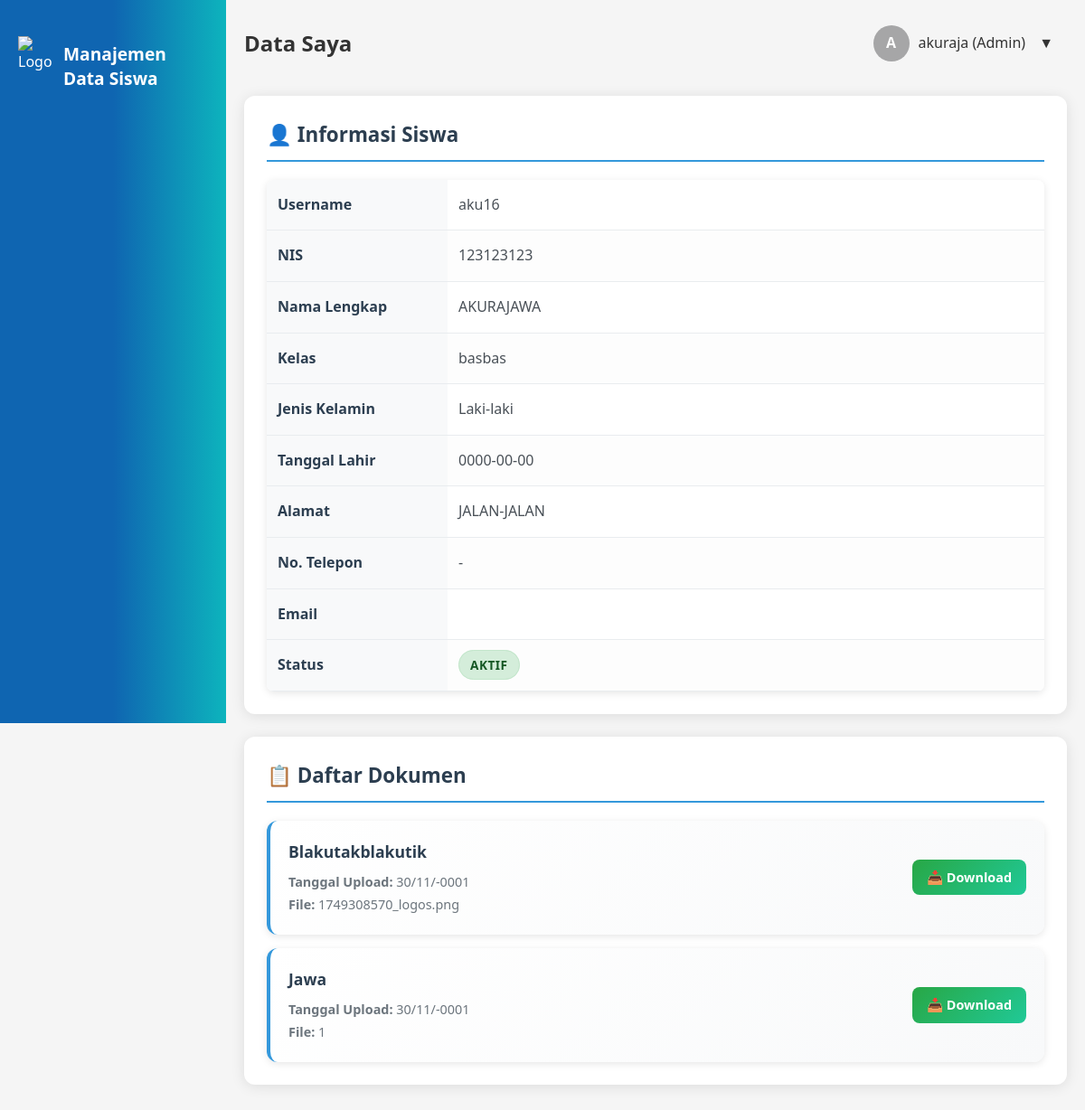
Screenshot of /lihat_dokumen.php?id_siswa=6 (signed in) with the database file from the repository.
### tables this page shows
CREATE TABLE `siswa` (
  `nis` varchar(100) NOT NULL,
  `nisn` varchar(100) NOT NULL,
  `nama` varchar(40) NOT NULL,
  `kelas` varchar(100) NOT NULL,
  `alamat` varchar(60) NOT NULL,
  `email` varchar(100) NOT NULL,
  `foto` varchar(255) NOT NULL,
  `tanggal_lahir` date NOT NULL,
  `jenis_kelamin` enum('Laki-laki','Perempuan') NOT NULL,
  `asal_sekolah` varchar(30) NOT NULL,
  `id_siswa` int(11) NOT NULL,
  `id_akun` int(11) NOT NULL,
  `status` enum('aktif','lulus','keluar') NOT NULL,
  `telepon` varchar(40) NOT NULL
);

CREATE TABLE `akun` (
  `role` enum('siswa','guru','admin') NOT NULL,
  `password` varchar(40) NOT NULL,
  `username` varchar(40) NOT NULL,
  `email` varchar(40) NOT NULL,
  `id_akun` int(11) NOT NULL
);

CREATE TABLE `dokumen` (
  `id_dokumen` int(11) NOT NULL,
  `tanggal_upload` date NOT NULL,
  `file_path` varchar(255) NOT NULL,
  `jenis_dokumen` varchar(40) NOT NULL,
  `id_siswa` int(11) NOT NULL
);

### lihat_dokumen.php (the view, shortened to what this page needs)
<?php
$conn = new mysqli("localhost", "root", "", "mandis");
$username = $_SESSION['username'] ?? 'Guest';
$role = $_SESSION['role'] ?? 'guest';
$initials = '';
if (!empty($_SESSION['username'])) {
    $nameParts = explode(' ', $_SESSION['username']);
    foreach ($nameParts as $part) {
        if ($part !== '') {
            $initials .= strtoupper(substr($part, 0, 1));
        }
    }
}
$siswa_data = null;
$dokumen_data = [];
$target_siswa_id = null;
if ($role === 'siswa') {
    if (!isset($_SESSION['id_siswa'])) {
        $query = "SELECT s.id_siswa FROM siswa s
                  JOIN akun a ON s.id_akun = a.id_akun
                  WHERE a.username = ?";
        $stmt = $conn->prepare($query);
        $stmt->bind_param("s", $_SESSION['username']);
        $stmt->execute();
        $result = $stmt->get_result();
        if ($row = $result->fetch_assoc()) {
            $_SESSION['id_siswa'] = $row['id_siswa'];
        }
    }
    $target_siswa_id = $_SESSION['id_siswa'] ?? null;
} else {
    $target_siswa_id = isset($_GET['id_siswa']) ? (int)$_GET['id_siswa'] : null;
}
if ($target_siswa_id) {
    $query = "SELECT s.*, a.username, a.email as email_akun
              FROM siswa s
              JOIN akun a ON s.id_akun = a.id_akun
              WHERE s.id_siswa = ?";
    $stmt = $conn->prepare($query);
    $stmt->bind_param("i", $target_siswa_id);
    $stmt->execute();
    $result = $stmt->get_result();
    $siswa_data = $result->fetch_assoc();
    $query = "SELECT * FROM dokumen WHERE id_siswa = ? ORDER BY tanggal_upload DESC";
    $stmt = $conn->prepare($query);
    $stmt->bind_param("i", $target_siswa_id);
    $stmt->execute();
    $result = $stmt->get_result();
    $dokumen_data = $result->fetch_all(MYSQLI_ASSOC);
}
?>
<!DOCTYPE html>
<html lang="id">
<head>
    <link rel="stylesheet" href="lihat_dokumen.css">
</head>
<body>
<div class="container">
    <div class="sidebar" id="sidebar">
        <div class="sidebar-header">
            <img src="./img/logos.png" alt="Logo M" class="logo">
            <h3><br>Manajemen<br>Data Siswa</h3>
        </div>
    </div>
    <div class="main">
        <div class="topbar">
            <h2><?= ($role === 'guru') ? 'Data Siswa' : 'Data Saya' ?></h2>
            <div class="dropdown">
                <div class="profile" onclick="toggleDropdown()">
                    <div class="user-avatar"><?= $initials ?></div>
                    <span><?= htmlspecialchars($username) ?> (<?= ucfirst($role) ?>)</span>
                    <span style="margin-left: 5px;">▼</span>
                </div>
            </div>
        </div>
        <?php if ($siswa_data): ?>
        <div class="data-container">
            <h3>👤 Informasi Siswa</h3>
            <table class="data-table">
                <tr>
                    <td class="label-col">Username</td>
                    <td class="value-col"><?= htmlspecialchars($siswa_data['username'] ?? '-') ?></td>
                </tr>
                <tr>
                    <td class="label-col">NIS</td>
                    <td class="value-col"><?= htmlspecialchars($siswa_data['nis'] ?? '-') ?></td>
                </tr>
                <tr>
                    <td class="label-col">Nama Lengkap</td>
                    <td class="value-col"><?= htmlspecialchars($siswa_data['nama'] ?? '-') ?></td>
                </tr>
                <tr>
                    <td class="label-col">Kelas</td>
                    <td class="value-col"><?= htmlspecialchars($siswa_data['kelas'] ?? '-') ?></td>
                </tr>
                <tr>
                    <td class="label-col">Jenis Kelamin</td>
                    <td class="value-col"><?= htmlspecialchars($siswa_data['jenis_kelamin'] ?? '-') ?></td>
                </tr>
                <tr>
                    <td class="label-col">Tanggal Lahir</td>
                    <td class="value-col"><?= htmlspecialchars($siswa_data['tanggal_lahir'] ?? '-') ?></td>
                </tr>
                <tr>
                    <td class="label-col">Alamat</td>
                    <td class="value-col"><?= htmlspecialchars($siswa_data['alamat'] ?? '-') ?></td>
                </tr>
                <tr>
                    <td class="label-col">No. Telepon</td>
                    <td class="value-col"><?= htmlspecialchars($siswa_data['no_telepon'] ?? '-') ?></td>
                </tr>
                <tr>
                    <td class="label-col">Email</td>
                    <td class="value-col"><?= htmlspecialchars($siswa_data['email'] ?? $siswa_data['email_akun'] ?? '-') ?></td>
                </tr>
                <tr>
                    <td class="label-col">Status</td>
                    <td class="value-col">
                        <span class="status-badge status-<?= strtolower($siswa_data['status']) ?>">
                            <?= htmlspecialchars($siswa_data['status'] ?? '-') ?>
                        </span>
                    </td>
                </tr>
            </table>
        </div>
        <?php if ($target_siswa_id): ?>
        <div class="data-container">
            <h3>📋 Daftar Dokumen</h3>
            <?php if (!empty($dokumen_data)): ?>
                <div class="document-list">
                    <?php foreach ($dokumen_data as $doc): ?>
                        <div class="document-item">
                            <div class="document-info">
                                <h4><?= ucwords(str_replace('_', ' ', htmlspecialchars($doc['jenis_dokumen']))) ?></h4>
                                <p><strong>Tanggal Upload:</strong> <?= date('d/m/Y', strtotime($doc['tanggal_upload'])) ?></p>
                                <p><strong>File:</strong> <?= basename($doc['file_path']) ?></p>
                            </div>
                            <div class="document-actions">
                                <a href="<?= htmlspecialchars($doc['file_path']) ?>" target="_blank" class="btn btn-download">
                                    📥 Download
                                </a>
                            </div>
                        </div>
                    <?php endforeach; ?>
                </div>
            <?php else: ?>
                <div class="no-data">
                    Belum ada dokumen yang diupload
                </div>
            <?php endif; ?>
        </div>
        <?php endif; ?>
        <?php endif; ?>
    </div>
</div>
</body>
</html>

### lihat_dokumen.css (style rules this page uses)
* { box-sizing: border-box; margin: 0; padding: 0; }
body { font-family: "Segoe UI", Tahoma, Geneva, Verdana, sans-serif; background-color: #f5f5f5; color: #333; line-height: 1.6; }
.container { display: flex; flex-direction: column; min-height: 100vh; }
.logo { width: 40px; height: 40px; object-fit: contain; }
.sidebar { width: 250px; background: linear-gradient(to right, #0f65b1 50%, #0db4bd 100%); color: white; padding: 20px; position: fixed; height: 100vh; transition: transform 0.3s ease; }
.sidebar-header { display: flex; align-items: center; gap: 10px; margin-bottom: 30px; }
.sidebar h3 { font-size: 1.2em; line-height: 1.4; }
.main { flex: 1; padding: 20px; margin-left: 250px; transition: margin 0.3s ease; }
.topbar { display: flex; justify-content: space-between; align-items: center; margin-bottom: 30px; flex-wrap: wrap; }
.dropdown { position: relative; display: inline-block; }
.profile { display: flex; align-items: center; gap: 10px; cursor: pointer; padding: 8px 15px; border-radius: 4px; transition: background-color 0.3s; }
.user-avatar { width: 40px; height: 40px; border-radius: 50%; background: #a6a6a7; display: flex; align-items: center; justify-content: center; color: white; font-weight: bold; }
.data-container { background-color: white; border-radius: 8px; padding: 25px; box-shadow: 0 2px 10px rgba(0, 0, 0, 0.1); margin-bottom: 25px; }
.data-container h3 { color: #2c3e50; margin-bottom: 20px; font-size: 1.4em; border-bottom: 2px solid #3498db; padding-bottom: 10px; }
.data-container { background-color: white; border-radius: 12px; padding: 25px; box-shadow: 0 2px 15px rgba(0, 0, 0, 0.1); margin-bottom: 25px; }
.data-table { width: 100%; border-collapse: collapse; margin-top: 15px; background-color: white; border-radius: 8px; overflow: hidden; box-shadow: 0 2px 8px rgba(0, 0, 0, 0.1); }
.data-table th, .data-table td { padding: 15px 12px; text-align: left; border-bottom: 1px solid #e9ecef; }
.data-table tbody tr { transition: background-color 0.3s ease; }
.data-table tbody tr:nth-child(even) { background-color: #fdfdfd; }
.data-table td { color: #495057; vertical-align: middle; }
.data-table .label-col { font-weight: 600; color: #2c3e50; background-color: #f8f9fa; width: 200px; }
.data-table .value-col { color: #495057; }
.status-badge { padding: 6px 12px; border-radius: 20px; font-size: 0.85em; font-weight: 600; text-transform: uppercase; letter-spacing: 0.5px; }
.status-aktif { background-color: #d4edda; color: #155724; border: 1px solid #c3e6cb; }
.btn { padding: 12px 24px; border: none; border-radius: 8px; font-size: 1em; font-weight: 600; cursor: pointer; text-decoration: none; display: inline-block; transition: all 0.3s ease; text-align: center; }
.btn-download { background: linear-gradient(135deg, #28a745 0%, #20c997 100%); color: white; padding: 8px 16px; font-size: 0.9em; }
.document-list { display: grid; gap: 15px; margin-top: 20px; }
.document-item { display: flex; justify-content: space-between; align-items: center; padding: 20px; background: linear-gradient(135deg, #ffffff 0%, #f8f9fa 100%); border-radius: 12px; border-left: 4px solid #3498db; box-shadow: 0 2px 8px rgba(0, 0, 0, 0.1); transition: all 0.3s ease; }
.document-info { flex: 1; }
.document-info h4 { color: #2c3e50; margin-bottom: 8px; font-size: 1.1em; }
.document-info p { color: #6c757d; font-size: 0.9em; margin: 2px 0; }
.document-actions { display: flex; gap: 10px; flex-wrap: wrap; }

### rows the page displays
siswa: id_akun.username "aku16", nis "123123123", nama "AKURAJAWA", kelas "basbas", jenis_kelamin "Laki-laki", tanggal_lahir "0000-00-00", alamat "JALAN-JALAN", status "AKTIF"
dokumen: jenis_dokumen "Blakutakblakutik", tanggal_upload "30/11/-0001", file_path "1749308570_logos.png"
dokumen: jenis_dokumen "Jawa", tanggal_upload "30/11/-0001", file_path "1"

### other values shown
$initials "A"
$username "akuraja"
$role "Admin"
$siswa_data['no_telepon'] "-"
